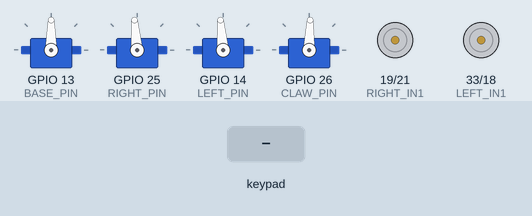
Simulated run of this sketch. Board: ESP32. Parts: 4 × servo, motor-driver pin pairs drawn as motors (green arrow = first pin HIGH = forward, orange = second pin HIGH = backward, longer = more drive, scaled by the enable pin). The inputs (shaded band) are chosen by the test bench. What the sketch prints to the serial monitor is not drawn.

Above: at 1.2 s.
1.3 s: key 'L' pressed
At 1.47 s:
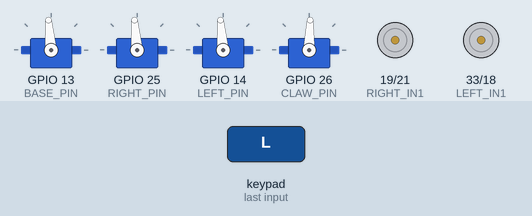
4.3 s: key 'U' pressed
At 4.5 s:
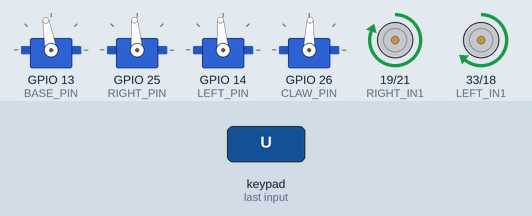
6.2 s: key 'D' pressed
At 6.41 s:
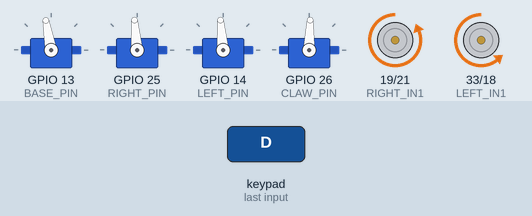
8.1 s: key 'O' pressed
At 9.3 s:
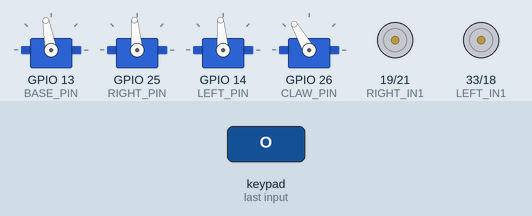
9.6 s: key 'R' pressed
At 9.78 s:
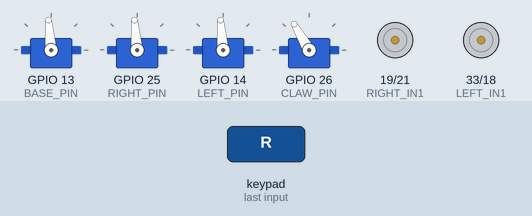
12.6 s: key 'T' pressed
At 12.8 s:
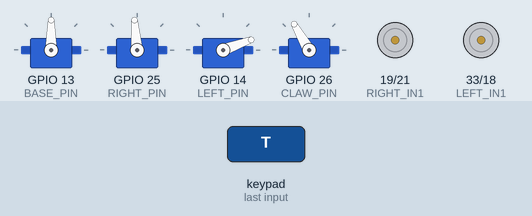
Timing chart, 0 to 15.5 s (numbered marks = the images above; inputs shaded):
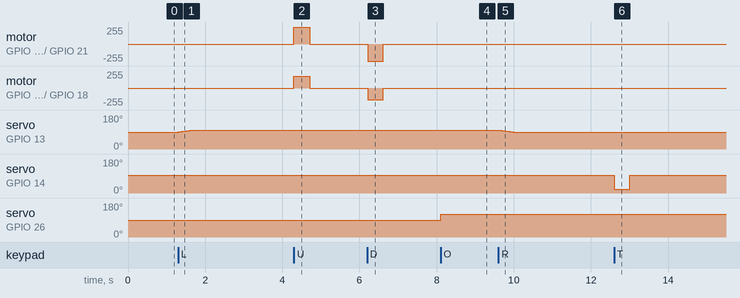

The sketch:

main.ino
```cpp
#define CUSTOM_SETTINGS
#define INCLUDE_GAMEPAD_MODULE

#include <Arduino.h>
#include <DabbleESP32.h>
#include <ESP32Servo.h>

// ==========================================
// DABBLE BLUETOOTH
// ==========================================

#define DABBLE_NAME "ESP32_Robot_Arm"

// ==========================================
// ROBOT ARM SERVO PINS
// ==========================================

#define BASE_PIN 13
#define RIGHT_PIN 25
#define LEFT_PIN 14
#define CLAW_PIN 26

Servo baseServo;
Servo rightMotor;
Servo leftMotor;
Servo clawServo;

// ==========================================
// SERVO CONFIGURATIONS
// ==========================================

// Continuous servo neutral positions
const int RIGHT_STOP = 95;
const int LEFT_STOP = 95;

// Right motor speeds
const int RIGHT_FORWARD = 150;
const int RIGHT_BACKWARD = 50;

// Left motor speeds
const int LEFT_UP = 20;
const int LEFT_DOWN = 100;

// Base positions
const int BASE_CENTER = 90;
const int BASE_LEFT = 110;
const int BASE_RIGHT = 70;

// Claw positions
const int CLAW_OPEN = 120;
const int CLAW_CLOSE = 88;

// ==========================================
// BASE STEP MOVEMENT
// ==========================================

int basePosition = BASE_CENTER;

const int BASE_STEP_SIZE = 1;
const unsigned long BASE_STEP_INTERVAL = 40;

unsigned long lastBaseStep = 0;

// ==========================================
// L298N MOTOR DRIVER PINS
// ==========================================

// Left wheel
#define LEFT_ENA 32
#define LEFT_IN1 33
#define LEFT_IN2 18

// Right wheel
#define RIGHT_ENB 22
#define RIGHT_IN1 19
#define RIGHT_IN2 21

// ==========================================
// RC CAR PWM SETTINGS
// ==========================================

const int PWM_FREQUENCY = 20000;
const int PWM_RESOLUTION = 8;

// Your speed values
const int LEFT_CAR_SPEED = 255;
const int RIGHT_CAR_SPEED = 180;

// ==========================================
// ROBOT ARM FUNCTIONS
// ==========================================

void stopMotors() {
  rightMotor.write(RIGHT_STOP);
  leftMotor.write(LEFT_STOP);
}

void goHome() {
  stopMotors();

  basePosition = BASE_CENTER;
  baseServo.write(BASE_CENTER);

  clawServo.write(CLAW_CLOSE);
}

// ==========================================
// SLOW BASE MOVEMENT
// ==========================================

void moveBaseSlowly(int direction) {

  unsigned long currentTime = millis();

  if (currentTime - lastBaseStep < BASE_STEP_INTERVAL) {
    return;
  }

  lastBaseStep = currentTime;

  if (direction < 0) {
    basePosition -= BASE_STEP_SIZE;

    if (basePosition < BASE_RIGHT) {
      basePosition = BASE_RIGHT;
    }
  }
  else if (direction > 0) {
    basePosition += BASE_STEP_SIZE;

    if (basePosition > BASE_LEFT) {
      basePosition = BASE_LEFT;
    }
  }

  baseServo.write(basePosition);
}

// ==========================================
// L298N MOTOR FUNCTIONS
// ==========================================

void controlMotor(
  int in1,
  int in2,
  int enablePin,
  int speedValue,
  bool forward
) {
  digitalWrite(in1, forward ? HIGH : LOW);
  digitalWrite(in2, forward ? LOW : HIGH);

  ledcWrite(enablePin, speedValue);
}

void stopCar() {
  ledcWrite(LEFT_ENA, 0);
  ledcWrite(RIGHT_ENB, 0);

  digitalWrite(LEFT_IN1, LOW);
  digitalWrite(LEFT_IN2, LOW);

  digitalWrite(RIGHT_IN1, LOW);
  digitalWrite(RIGHT_IN2, LOW);
}

void setupCarDriver() {

  pinMode(LEFT_IN1, OUTPUT);
  pinMode(LEFT_IN2, OUTPUT);

  pinMode(RIGHT_IN1, OUTPUT);
  pinMode(RIGHT_IN2, OUTPUT);

  ledcAttach(
    LEFT_ENA,
    PWM_FREQUENCY,
    PWM_RESOLUTION
  );

  ledcAttach(
    RIGHT_ENB,
    PWM_FREQUENCY,
    PWM_RESOLUTION
  );

  stopCar();
}

// ==========================================
// RC CAR MOVEMENT
// ==========================================

void moveCar(char command) {

  switch (command) {

    case 'F':
      // Forward
      controlMotor(
        LEFT_IN1, LEFT_IN2, LEFT_ENA,
        LEFT_CAR_SPEED, true
      );

      controlMotor(
        RIGHT_IN1, RIGHT_IN2, RIGHT_ENB,
        RIGHT_CAR_SPEED, true
      );
      break;

    case 'B':
      // Backward
      controlMotor(
        LEFT_IN1, LEFT_IN2, LEFT_ENA,
        LEFT_CAR_SPEED, false
      );

      controlMotor(
        RIGHT_IN1, RIGHT_IN2, RIGHT_ENB,
        RIGHT_CAR_SPEED, false
      );
      break;

    case 'L':
      // Pivot left
      controlMotor(
        LEFT_IN1, LEFT_IN2, LEFT_ENA,
        LEFT_CAR_SPEED, false
      );

      controlMotor(
        RIGHT_IN1, RIGHT_IN2, RIGHT_ENB,
        RIGHT_CAR_SPEED, true
      );
      break;

    case 'R':
      // Pivot right
      controlMotor(
        LEFT_IN1, LEFT_IN2, LEFT_ENA,
        LEFT_CAR_SPEED, true
      );

      controlMotor(
        RIGHT_IN1, RIGHT_IN2, RIGHT_ENB,
        RIGHT_CAR_SPEED, false
      );
      break;

    case 'S':
      stopCar();
      break;
  }
}

// ==========================================
// DABBLE CONTROLS
// ==========================================

void controlRobot() {

  // Read directional buttons
  bool up = GamePad.isUpPressed();
  bool down = GamePad.isDownPressed();

  bool left = GamePad.isLeftPressed();
  bool right = GamePad.isRightPressed();

  // Read action buttons
  bool triangle = GamePad.isTrianglePressed();
  bool cross = GamePad.isCrossPressed();

  bool circle = GamePad.isCirclePressed();
  bool square = GamePad.isSquarePressed();

  bool select = GamePad.isSelectPressed();
  bool start = GamePad.isStartPressed();

  // ========================================
  // START: HOME POSITION
  // ========================================

  if (start) {
    stopCar();
    goHome();
    return;
  }

  // ========================================
  // RIGHT SERVO
  // SELECT + UP/DOWN
  // ========================================

  if (select && up && !down) {
    rightMotor.write(RIGHT_FORWARD);
  }
  else if (select && down && !up) {
    rightMotor.write(RIGHT_BACKWARD);
  }
  else {
    rightMotor.write(RIGHT_STOP);
  }

  // ========================================
  // LEFT SERVO
  // TRIANGLE / CROSS
  // ========================================

  if (select) {
    leftMotor.write(LEFT_STOP);
  }
  else if (triangle && !cross) {
    leftMotor.write(LEFT_UP);
  }
  else if (cross && !triangle) {
    leftMotor.write(LEFT_DOWN);
  }
  else {
    leftMotor.write(LEFT_STOP);
  }

  // ========================================
  // BASE SERVO
  // GRADUAL LEFT / RIGHT MOVEMENT
  // ========================================

  if (!up && !down) {

    if (left && !right) {
      moveBaseSlowly(1);
    }
    else if (right && !left) {
      moveBaseSlowly(-1);
    }
  }

  // ========================================
  // CLAW
  // ========================================

  if (circle && !square) {
    clawServo.write(CLAW_OPEN);
  }
  else if (square && !circle) {
    clawServo.write(CLAW_CLOSE);
  }

  // ========================================
  // RC CAR
  // ========================================

  if (select) {
    // SELECT is reserved for arm control
    stopCar();
  }
  else if (up && !down) {

    if (left && !right) {
      moveCar('L');
    }
    else if (right && !left) {
      moveCar('R');
    }
    else {
      moveCar('F');
    }
  }
  else if (down && !up) {

    if (left && !right) {
      moveCar('L');
    }
    else if (right && !left) {
      moveCar('R');
    }
    else {
      moveCar('B');
    }
  }
  else {
    // No driving input: stop car
    stopCar();
  }
}

// ==========================================
// SETUP
// ==========================================

void setup() {

  Serial.begin(115200);

  // Allocate ESP32 servo PWM timers
  ESP32PWM::allocateTimer(0);
  ESP32PWM::allocateTimer(1);
  ESP32PWM::allocateTimer(2);
  ESP32PWM::allocateTimer(3);

  // Servo frequency
  baseServo.setPeriodHertz(50);
  rightMotor.setPeriodHertz(50);
  leftMotor.setPeriodHertz(50);
  clawServo.setPeriodHertz(50);

  // Attach servos
  baseServo.attach(BASE_PIN, 500, 2400);
  rightMotor.attach(RIGHT_PIN, 500, 2400);
  leftMotor.attach(LEFT_PIN, 500, 2400);
  clawServo.attach(CLAW_PIN, 500, 2400);

  // Initialize arm
  goHome();

  // Initialize L298N
  setupCarDriver();

  // Start Dabble BLE
  Dabble.begin(DABBLE_NAME);

  Serial.println("==============================");
  Serial.println("ROBOT ARM + RC CAR READY");
  Serial.println("==============================");
  Serial.println("Bluetooth: ESP32_Robot_Arm");
  Serial.println("Controller: Dabble GamePad");
}

// ==========================================
// MAIN LOOP
// ==========================================

void loop() {

  // Receive Dabble commands
  Dabble.processInput();

  // Control both car and robot arm
  controlRobot();

  delay(10);
}
```

Measured:
- after the input at 1.3 s, servo on GPIO 13 (BASE_PIN): moves from 90° to 100° over 0.37 s, starting at once
- after the input at 4.3 s, motor on GPIO 19 (RIGHT_IN1) / GPIO 21 (RIGHT_IN2): stopped → forward 255/255 at once, → stopped 0.40 s later; motor on GPIO 33 (LEFT_IN1) / GPIO 18 (LEFT_IN2): stopped → forward 179/255 at once, → stopped 0.40 s later
- after the input at 6.2 s, motor on GPIO 19 (RIGHT_IN1) / GPIO 21 (RIGHT_IN2): stopped → backward 255/255 at once, → stopped 0.40 s later; motor on GPIO 33 (LEFT_IN1) / GPIO 18 (LEFT_IN2): stopped → backward 179/255 at once, → stopped 0.40 s later
- after the input at 8.1 s, servo on GPIO 26 (CLAW_PIN): 88° → 120° at once
- after the input at 9.6 s, servo on GPIO 13 (BASE_PIN): moves from 100° to 90° over 0.37 s, starting at once
- after the input at 12.6 s, servo on GPIO 14 (LEFT_PIN): 95° → 20° at once, → 95° 0.40 s later
